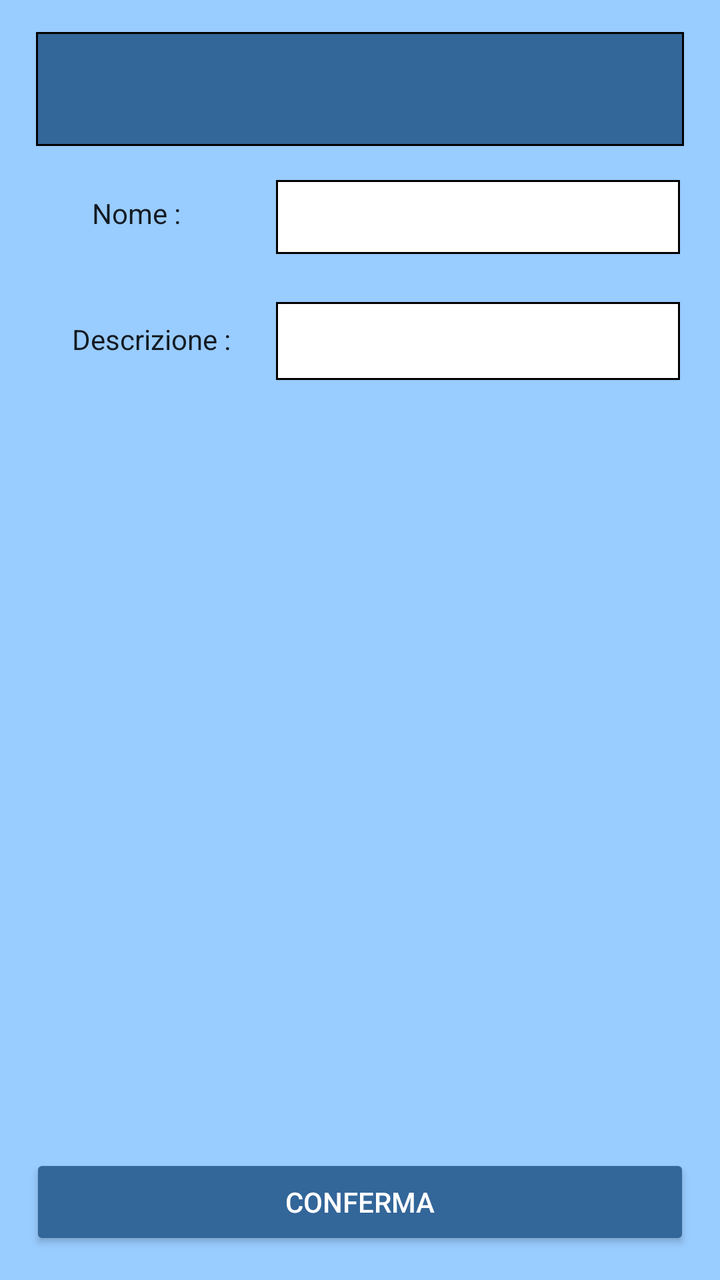
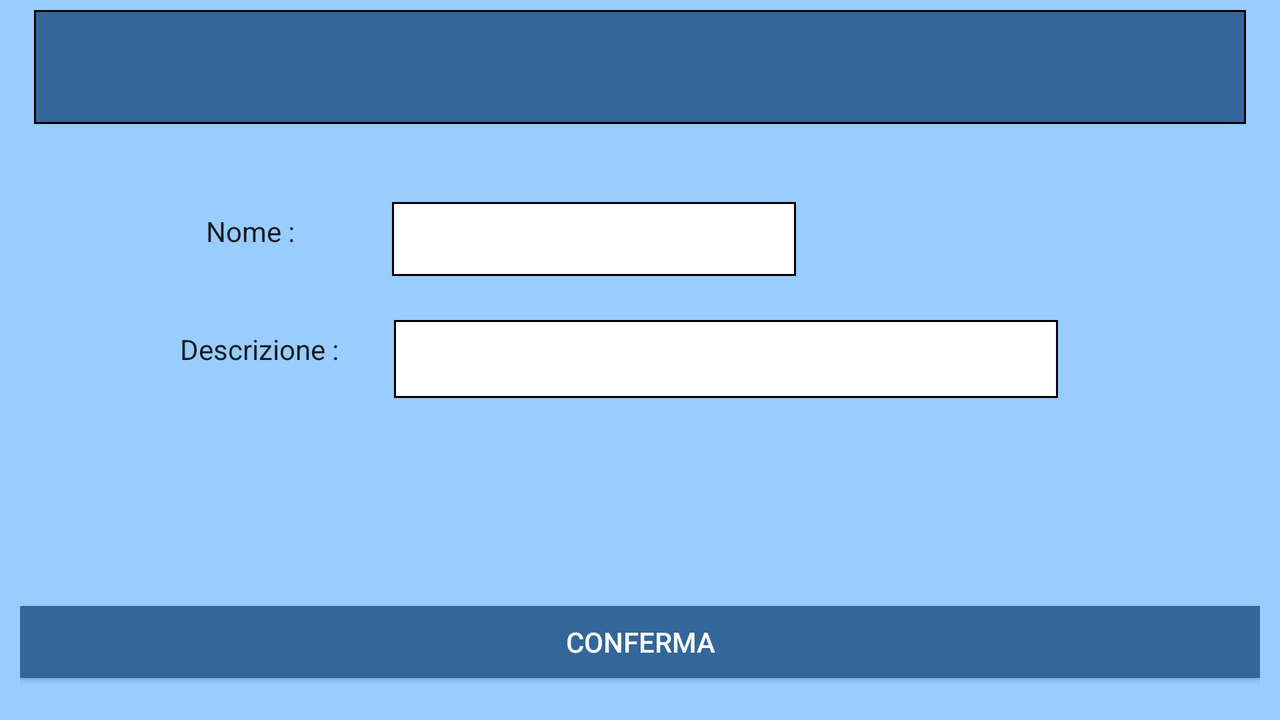

Two renders of one Android screen. The first uses the default layout on a phone; the second uses the alternative layout the repository ships for a different screen configuration, on a matching device. The two XML files are below.
<!-- AndroidManifest.xml: application theme AppTheme -->
<!-- res/layout/activity_scelta.xml -->
<?xml version="1.0" encoding="utf-8"?>
<android.support.constraint.ConstraintLayout xmlns:android="http://schemas.android.com/apk/res/android"
    xmlns:app="http://schemas.android.com/apk/res-auto"
    xmlns:tools="http://schemas.android.com/tools"
    android:layout_width="match_parent"
    android:layout_height="match_parent"
    android:paddingLeft="10dp"
    android:background="@color/colorBlue3"
    android:paddingRight="10dp">

    <TextView
        android:id="@+id/textView3"
        android:layout_width="95dp"
        android:layout_height="35dp"
        android:layout_marginStart="16dp"
        android:layout_marginTop="92dp"
        android:paddingLeft="20dp"
        android:paddingTop="5dp"
        android:text="Nome :"
        android:textAppearance="@style/TextAppearance.AppCompat.Body1"
        app:layout_constraintStart_toStartOf="parent"
        app:layout_constraintTop_toTopOf="parent" />

    <Button
        android:id="@+id/buttonConferma"
        android:layout_width="330dp"
        android:layout_height="48dp"
        android:layout_marginBottom="15dp"
        android:layout_marginEnd="15dp"
        android:layout_marginStart="15dp"
        android:backgroundTint="@color/colorBlue2"
        android:text="CONFERMA"
        android:textColor="@color/colorWhite"
        app:layout_constraintBottom_toBottomOf="parent"
        app:layout_constraintEnd_toEndOf="parent"
        app:layout_constraintStart_toStartOf="parent" />

    <EditText
        android:id="@+id/editTextNome"
        android:layout_width="202dp"
        android:layout_height="37dp"
        android:layout_marginEnd="10dp"
        android:layout_marginTop="90dp"
        android:background="@drawable/edit_style"
        android:ems="10"
        android:inputType="textCapSentences"
        android:paddingBottom="10dp"
        android:paddingLeft="10dp"
        android:paddingRight="10dp"
        android:paddingTop="10dp"
        android:textAppearance="@style/TextAppearance.AppCompat.Body1"
        app:layout_constraintEnd_toEndOf="parent"
        app:layout_constraintTop_toTopOf="parent" />

    <TextView
        android:id="@+id/textView2"
        android:layout_width="101dp"
        android:layout_height="35dp"
        android:layout_marginStart="16dp"
        android:layout_marginTop="28dp"
        android:paddingLeft="10dp"
        android:paddingTop="5dp"
        android:text="Descrizione :"
        android:textAppearance="@style/TextAppearance.AppCompat.Body1"
        app:layout_constraintStart_toStartOf="parent"
        app:layout_constraintTop_toBottomOf="@+id/textView3" />

    <EditText
        android:id="@+id/editTextDesc"
        android:layout_width="202dp"
        android:layout_height="wrap_content"
        android:layout_marginEnd="10dp"
        android:layout_marginTop="24dp"
        android:background="@drawable/edit_style"
        android:ems="10"
        android:inputType="textMultiLine"
        android:maxHeight="300dp"
        android:paddingBottom="10dp"
        android:paddingLeft="10dp"
        android:paddingRight="10dp"
        android:paddingTop="10dp"
        android:textAppearance="@style/TextAppearance.AppCompat.Body1"
        app:layout_constraintEnd_toEndOf="parent"
        app:layout_constraintTop_toBottomOf="@+id/editTextNome" />

    <TextView
        android:id="@+id/textViewTitolo"
        android:layout_width="324dp"
        android:layout_height="57dp"
        android:layout_marginEnd="13dp"
        android:layout_marginStart="13dp"
        android:layout_marginTop="16dp"
        android:background="@drawable/edit_style_titolo"
        android:paddingTop="8dp"
        android:textAlignment="center"
        android:textAppearance="@style/TextAppearance.AppCompat.Display1"
        android:textColor="@color/colorWhite"
        app:layout_constraintEnd_toEndOf="parent"
        app:layout_constraintStart_toStartOf="parent"
        app:layout_constraintTop_toTopOf="parent" />

</android.support.constraint.ConstraintLayout>
<!-- resources referenced by this layout -->
<resources>
  <color name="colorBlue2">#336699</color>
  <color name="colorBlue3">#99CCFF</color>
  <color name="colorWhite">#ffffff</color>
  <!-- drawable edit_style (drawable) -->
  <?xml version="1.0" encoding="utf-8"?>
  <shape xmlns:android="http://schemas.android.com/apk/res/android" android:shape="rectangle">
      <solid android:color="#ffffff"/>
      <stroke android:width="1dp" android:color="#000000"/>
  </shape>
  <!-- drawable edit_style_titolo (drawable) -->
  <?xml version="1.0" encoding="utf-8"?>
  <shape xmlns:android="http://schemas.android.com/apk/res/android" android:shape="rectangle">
      <solid android:color="@color/colorBlue2"/>
      <stroke android:width="1dp" android:color="#000000"/>
  </shape>
  <style name="AppTheme" parent="Theme.AppCompat.Light.NoActionBar">
          
          <item name="colorPrimary">@color/colorBlackGrey</item>
          <item name="colorPrimaryDark">@color/colorBlackGrey</item>
          <item name="colorAccent">@color/colorBlackGrey</item>
      </style>
  <color name="colorBlackGrey">#242424</color>
</resources>
<!-- res/layout-land/activity_scelta.xml (the repository's variant of the layout above) -->
<!-- drawn on the phone turned sideways -->
<?xml version="1.0" encoding="utf-8"?>
<android.support.constraint.ConstraintLayout xmlns:android="http://schemas.android.com/apk/res/android"
    xmlns:app="http://schemas.android.com/apk/res-auto"
    xmlns:tools="http://schemas.android.com/tools"
    android:layout_width="match_parent"
    android:layout_height="match_parent"
    android:paddingLeft="10dp"
    android:background="@color/colorBlue3"
    android:paddingRight="10dp">

    <TextView
        android:id="@+id/textViewTitolo"
        android:layout_width="606dp"
        android:layout_height="57dp"
        android:layout_marginEnd="12dp"
        android:layout_marginStart="12dp"
        android:layout_marginTop="5dp"
        android:background="@drawable/edit_style_titolo"
        android:paddingTop="8dp"
        android:textAlignment="center"
        android:textAppearance="@style/TextAppearance.AppCompat.Display1"
        android:textColor="@color/colorWhite"
        app:layout_constraintEnd_toEndOf="parent"
        app:layout_constraintStart_toStartOf="parent"
        app:layout_constraintTop_toTopOf="parent" />

    <TextView
        android:id="@+id/textView3"
        android:layout_width="95dp"
        android:layout_height="35dp"
        android:layout_marginStart="73dp"
        android:layout_marginTop="39dp"
        android:paddingLeft="20dp"
        android:paddingTop="5dp"
        android:text="Nome :"
        android:textAppearance="@style/TextAppearance.AppCompat.Body1"
        app:layout_constraintStart_toStartOf="parent"
        app:layout_constraintTop_toBottomOf="@+id/textViewTitolo" />

    <Button
        android:id="@+id/buttonConferma"
        android:layout_width="631dp"
        android:layout_height="48dp"
        android:layout_marginBottom="15dp"
        android:layout_marginEnd="7dp"
        android:layout_marginStart="7dp"
        android:backgroundTint="@color/colorBlue2"
        android:text="CONFERMA"
        android:textColor="@color/colorWhite"
        app:layout_constraintBottom_toBottomOf="parent"
        app:layout_constraintEnd_toEndOf="parent"
        app:layout_constraintStart_toStartOf="parent" />

    <EditText
        android:id="@+id/editTextNome"
        android:layout_width="202dp"
        android:layout_height="37dp"
        android:layout_marginStart="18dp"
        android:layout_marginTop="39dp"
        android:background="@drawable/edit_style"
        android:ems="10"
        android:inputType="textCapSentences"
        android:paddingBottom="10dp"
        android:paddingLeft="10dp"
        android:paddingRight="10dp"
        android:paddingTop="10dp"
        android:textAppearance="@style/TextAppearance.AppCompat.Body1"
        app:layout_constraintStart_toEndOf="@+id/textView3"
        app:layout_constraintTop_toBottomOf="@+id/textViewTitolo" />

    <TextView
        android:id="@+id/textView2"
        android:layout_width="101dp"
        android:layout_height="35dp"
        android:layout_marginStart="70dp"
        android:layout_marginTop="24dp"
        android:paddingLeft="10dp"
        android:paddingTop="5dp"
        android:text="Descrizione :"
        android:textAppearance="@style/TextAppearance.AppCompat.Body1"
        app:layout_constraintStart_toStartOf="parent"
        app:layout_constraintTop_toBottomOf="@+id/textView3" />

    <EditText
        android:id="@+id/editTextDesc"
        android:layout_width="332dp"
        android:layout_height="wrap_content"
        android:layout_marginStart="16dp"
        android:layout_marginTop="22dp"
        android:background="@drawable/edit_style"
        android:ems="10"
        android:inputType="textMultiLine"
        android:maxHeight="100dp"
        android:paddingBottom="10dp"
        android:paddingLeft="10dp"
        android:paddingRight="10dp"
        android:paddingTop="10dp"
        android:textAppearance="@style/TextAppearance.AppCompat.Body1"
        app:layout_constraintStart_toEndOf="@+id/textView2"
        app:layout_constraintTop_toBottomOf="@+id/editTextNome" />

</android.support.constraint.ConstraintLayout>
